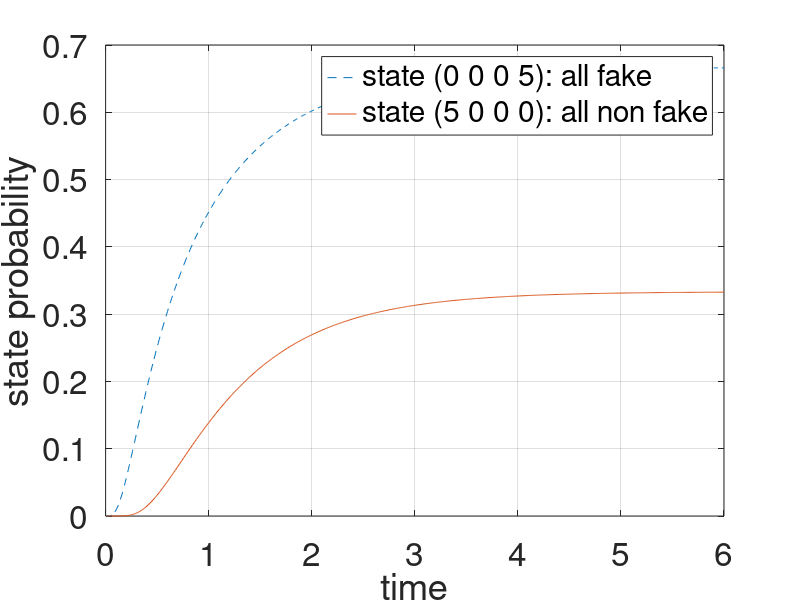

This chart was generated by the following MATLAB code:
%%%  This script models a Markov chain to capture timeline transient dynamics
%%%
%%%  Goals: understand the roles of 
%%%  
%%%% 0) population size 
%%%% 1) size of timeline 
%%%  2) position of posts in timeline on transient behavior of the system
%%%  3) the dependence between timeline and its neighbors (beyond NIMFA)
%%%
%%%
%%% note: we fill timeline from top
%%% 
%%%
%%%  
%%%
%%%
%%
%

% the total number of possible signatures per user is 4
%
nsigs=4; 
%%
% 00  no fake news
% 01  fake news at top
% 10  fake new at bottom
% 11  two fake news
%%

%% parameters to be configured

% setting initial state: 
% state 36 it is the state where all users have 1 
% fake news at top (local state 01), system state: 0 5 0 0 
inistate=36;

% state 1 it is the state where all users have no fake news 
% system state: 5 0 0 0 
%inistate=1


% lambda0=0.1;
% lambda1=0.2;

lambda0=0;
lambda1=0;


%%
% the total number of users is 5
%

nusers=5;
A=[0,0,0,0,0,1,1,1]
pA = perms(A);
uA = unique(pA,'rows')
nstates=factorial(nsigs+nusers-1)/(factorial(nusers)*factorial(nsigs-1));
B=zeros(factorial(nsigs+nusers-1)/(factorial(nusers)*factorial(nsigs-1)),nsigs);


%% in what follows, we have a messy way to generate the following 2 vectors:
% state2ind(xxx): converts a state into an index
% state{xxx}: converts an index into a state
% note: dont spend too much time trying to understand this part of the code 
% instead, try to find a more elegant way to write this
%
for i=1:size(uA,1)
    curele=1;
    j=1;
    while (j <= size(uA,2))
        count=0;
        while (j <= size(uA,2) && (uA(i,j)~=1))
            count=count+1;
            j=j+1;
            if (j==size(uA,2))
                break
            end
            
        end
        if (j==size(uA,2) && (uA(i,j)~=1))
            count=count+1;
        end
        B(i,curele)=count;
        curele=curele+1;
        j=j+1;
    end
end

state{nstates}=0;
keys=[];
values=0;
for i=1:nstates
    state{i}=B(i,:);
    disp(state{i});
    keys=[keys,state{i}(1)*1000+state{i}(2)*100+state{i}(3)*10+state{i}(4)];
end
state2ind=containers.Map(keys,1:nstates);

%%
%%% at this point, we have
%%% state2ind(0500) = 36 meaning that the index of state 0500 is 36
%%% state{36}=0 5 0 0 as state 36 corresponds to 5 users with signature 01
%%%

%%% double(strjoin(string(state{i})))


rate1=1; % rate of transmission of good or fake news, when transmitter has single good or fake news
rate2=2;  % rate of transmission of good or fake news, when transmitter has two good or two fake news

%clear Q;
Q = zeros(nstates,nstates)
% Gera matriz de transicao Q
for i=1:nstates
    curstate=state{i}; %5 0 0 0 
    curstateid=curstate(1)*1000+curstate(2)*100+curstate(3)*10+curstate(4); %5000
    if (curstate(1)>0)  % 00 === receive fake news ===> 01
        nextstate=curstate; %5 0 0 0
        nextstate(1)=curstate(1)-1; %4 0 0 0
        nextstate(2)=nextstate(2)+1; %4 1 0 0
        nextstateid=nextstate(1)*1000+nextstate(2)*100+nextstate(3)*10+nextstate(4); %4100
        Q(state2ind(curstateid),state2ind(nextstateid))=curstate(1)*((curstate(2)+curstate(3))*rate1 + curstate(4)*rate2 + lambda1);
        %Q(1,2) = 4 * (1+0) * 1 + 0*2 + lambda1(0) = 4*1*1+0+0 = 4
    end

    if (curstate(2)>0)  % 01 === receive fake news ===> 11
        nextstate=curstate;
        nextstate(2)=curstate(2)-1;
        nextstate(4)=nextstate(4)+1;
        nextstateid=nextstate(1)*1000+nextstate(2)*100+nextstate(3)*10+nextstate(4);
        Q(state2ind(curstateid),state2ind(nextstateid))=curstate(2)*((curstate(2)-1+curstate(3))*rate1 + curstate(4)*rate2 + lambda1);
    end

    if (curstate(2)>0)  % 01 === receive good news ===> 10
        nextstate=curstate;
        nextstate(2)=curstate(2)-1;
        nextstate(3)=nextstate(3)+1;
        nextstateid=nextstate(1)*1000+nextstate(2)*100+nextstate(3)*10+nextstate(4);
        Q(state2ind(curstateid),state2ind(nextstateid))=curstate(2)*((curstate(2)-1+curstate(3))*rate1 + curstate(1)*rate2 + lambda0);
    end

    
     if (curstate(3)>0)  % 10 === receive fake news ===> 01
        nextstate=curstate;
        nextstate(3)=curstate(3)-1;
        nextstate(2)=nextstate(2)+1;
        nextstateid=nextstate(1)*1000+nextstate(2)*100+nextstate(3)*10+nextstate(4);
        Q(state2ind(curstateid),state2ind(nextstateid))=curstate(3)*((curstate(2)+curstate(3)-1)*rate1 + curstate(4)*rate2 + lambda1);
    end

    
    if (curstate(3)>0)  % 10 === receive good news ====> 00
        nextstate=curstate;
        nextstate(3)=curstate(3)-1;
        nextstate(1)=nextstate(1)+1;
        nextstateid=nextstate(1)*1000+nextstate(2)*100+nextstate(3)*10+nextstate(4);
        Q(state2ind(curstateid),state2ind(nextstateid))=curstate(3)*((curstate(2)+curstate(3)-1)*rate1 + curstate(1)*rate2 + lambda0);
    end   
    
    if (curstate(4)>0)  % 11 === receive good news ====> 10
        nextstate=curstate;
        nextstate(4)=curstate(4)-1;
        nextstate(3)=nextstate(3)+1;
        nextstateid=nextstate(1)*1000+nextstate(2)*100+nextstate(3)*10+nextstate(4);
        Q(state2ind(curstateid),state2ind(nextstateid))=curstate(4)*((curstate(2)+curstate(3))*rate1 + curstate(1)*rate2 +  lambda0);
    end

    
end



%%
sumrows=sum(Q,2); %vetor coluna com a soma de cada linha


for i=1:nstates
    Q(i,i)=-sumrows(i); %subtrai da diagonal a soma da linha
end
inival=0.01;
inc=0.01;
maxt=6;


 
clear transient;
transient=zeros(max(size(inival:inc:maxt)),nstates);
tt=1;
for t=inival:inc:maxt
    trans=expm(Q*t);
    transient(tt,:)=trans(inistate,:);
    tt=tt+1;
end

% state 56 is last state, with index nstates, and equals: 0 0 0 5 
% at this state, all  5 users have timelines full with fake news
% figure
plot(inival:inc:maxt,transient(:,nstates), '--');
hold on
% state 1 is the first state, with index 1, and equals 5 0 0 0 
% at this state, all 5 users are free from fake news
plot(inival:inc:maxt,transient(:,1));

set(gca,'FontSize',24)
xlabel('time')
ylabel('state probability')
grid
legend('state (0 0 0 5): all fake','state (5 0 0 0): all non fake');
